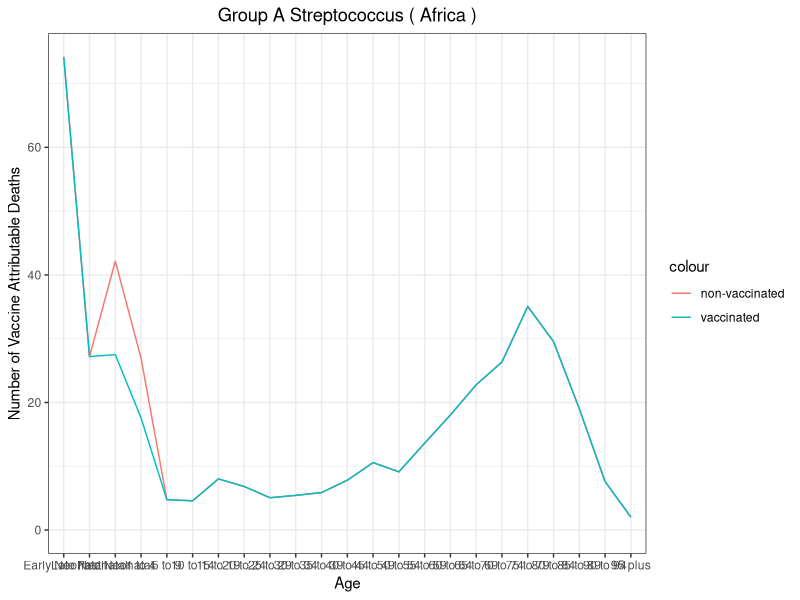
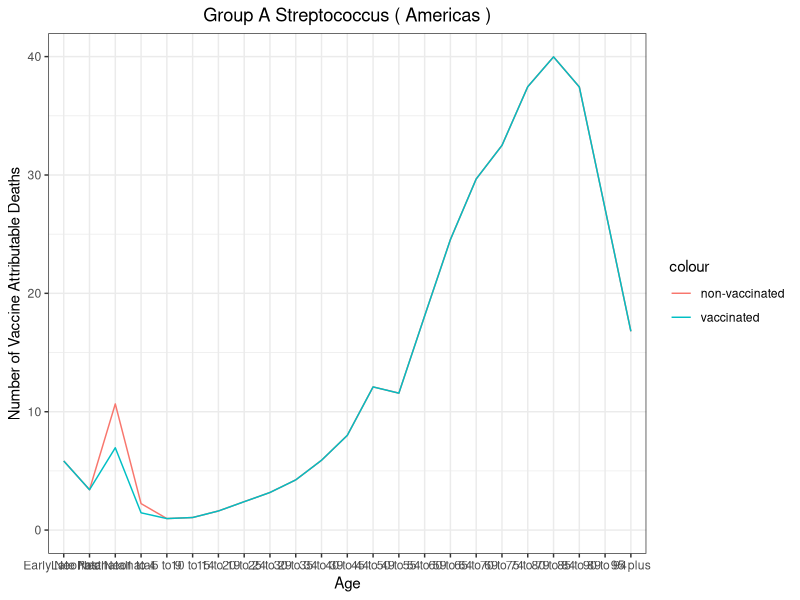
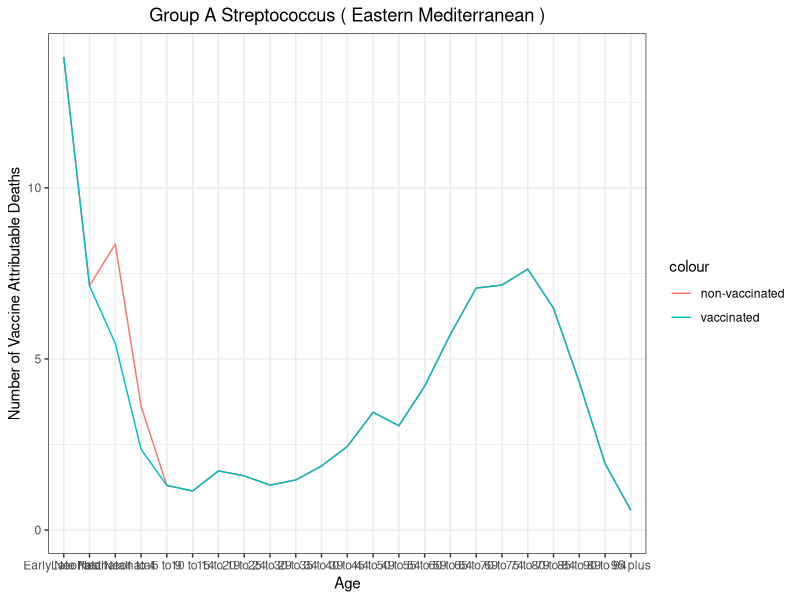
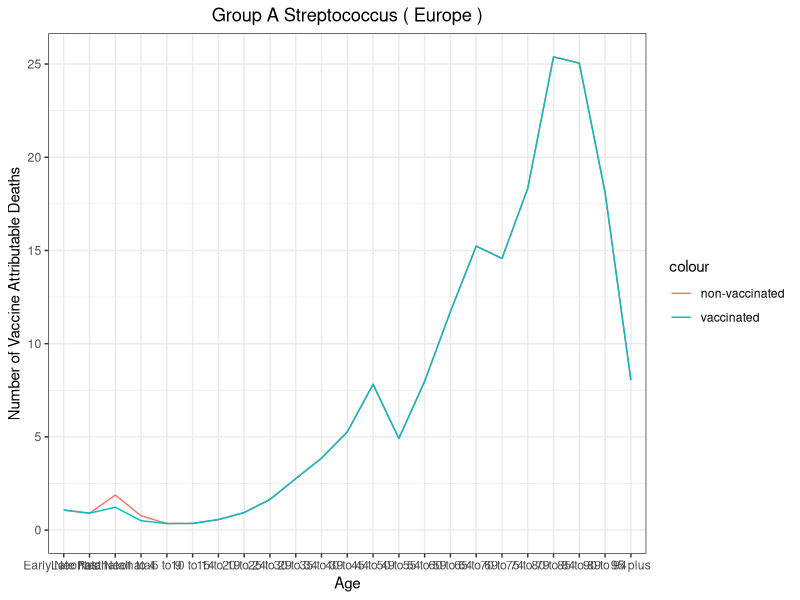
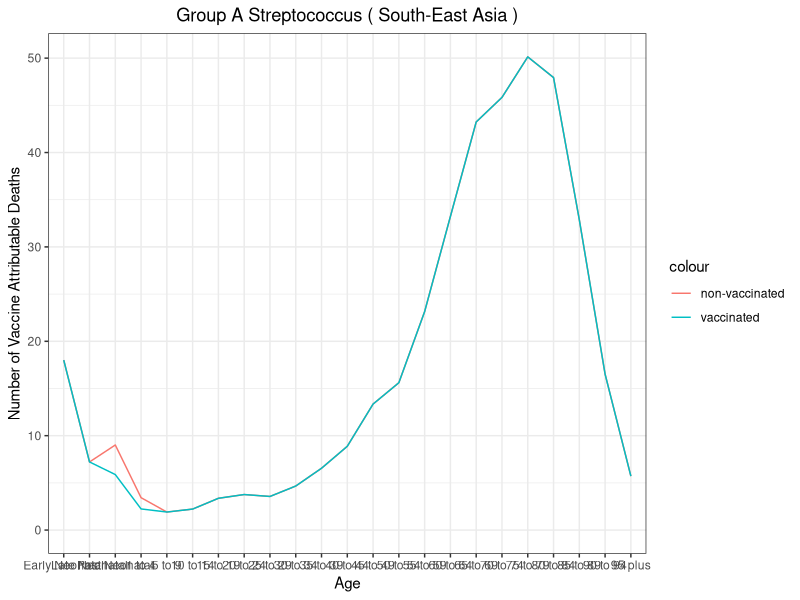
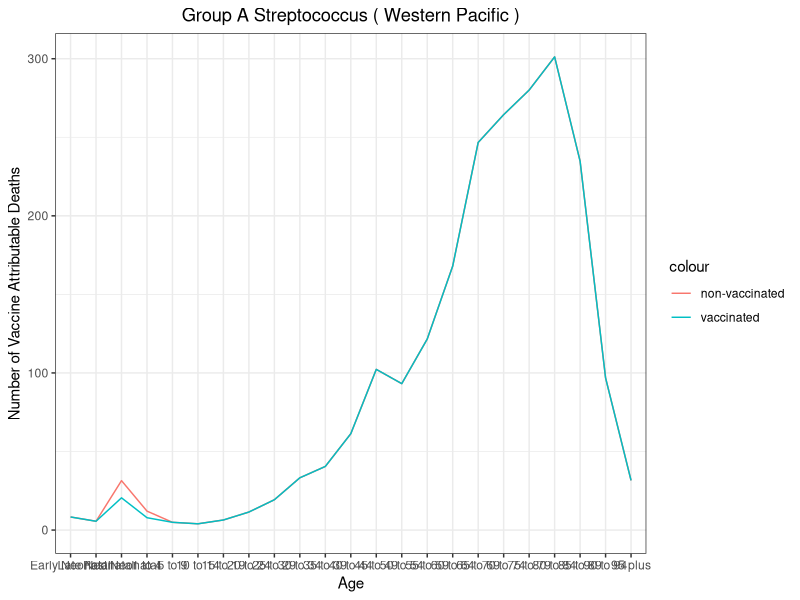
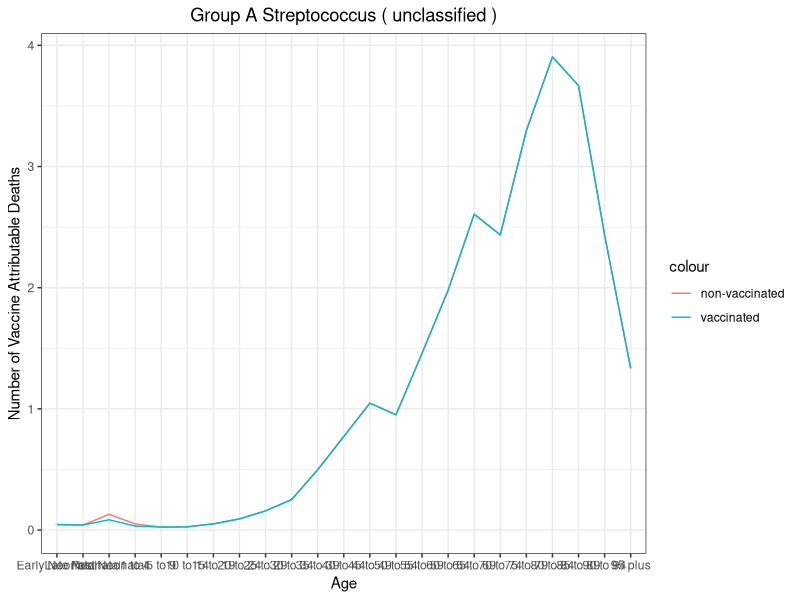

Recreate these plots in R, in order.
# ------------------------------------------------------------------------------
# vaccine impact estimates using IHME AMR burden (Deaths)
# ------------------------------------------------------------------------------
# load libraries
library (readr)
library (readxl)
library (dplyr)
library (ggplot2)
library (reshape2)
library (tidyverse)
library (data.table)

# clear workspace
rm (list = ls ())
# ------------------------------------------------------------------------------
## IHME data on the burden ##
# WHO region: Africa, Americas, Eastern Mediterranean, Europe, South-East Asia, 
#             Western Pacific, Unclassified 
# year: ?
# sex: both
# ------------------------------------------------------------------------------
# Import IME AMR burden

IHME_AMR_burden <- read_excel("IHME AMR burden.xlsx", 
                              col_names = FALSE)

names(IHME_AMR_burden) <- c("WHO_region", "Disease_presentation","Age_group","Pathogen", 
                            "Associated_suscetible_mean","Associated_suscetible_lower",
                            "Associated_suscetible_upper","Associated_resistant_mean", 
                            "Associated_resistant_lower","Associated_resistant_upper",
                            "Attributable_resistance_mean","Attributable_resistance_lower", 
                            "Attributable_resistance_upper")

# Data cleaning
IHME_AMR_burden <- IHME_AMR_burden[-c(1:2),]

IHME_AMR_burden[,5:13] <- lapply(IHME_AMR_burden[,5:13], as.numeric)

IHME_AMR_burden$Age_group <- factor(IHME_AMR_burden$Age_group, 
                                levels=c(as.vector(unlist(IHME_AMR_burden[1:23,"Age_group"]))), order=T)
# ------------------------------------------------------------------------------
# Import WHO vaccine profile
Vaccine_profile <- read_excel("Vaccine profile for IHME burden.xlsx", 
                              sheet = "Vaccine profile assumptions")

Vaccine_profile <- Vaccine_profile[,c(3, 4, 5, 6, 9, 10)]

Vaccine_profile <- Vaccine_profile %>%
  rename("Efficacy" = "Efficacy (%)",
         "Coverage" = "Coverage in target group",
         "Duration" = "Duration of protection (year)", 
         "DiseasePresentation" = "Disease presentation")

Vaccine_profile$Efficacy <- Vaccine_profile$Efficacy * 1/100
Vaccine_profile$Coverage <- Vaccine_profile$Coverage * 1/100

fwrite (x    = Vaccine_profile, 
        file = "Vaccine_profile.csv")
# ------------------------------------------------------------------------------
# Key element vectors

reference <- IHME_AMR_burden %>% count(Pathogen, Disease_presentation)
reference

pathogenlist <- IHME_AMR_burden %>% count(Pathogen)
pathogenlist <- as.vector(unlist(pathogenlist[,"Pathogen"]))

burden <- IHME_AMR_burden %>% count(Disease_presentation)
burden <- as.vector(unlist(burden[,"Disease_presentation"]))

WHO_region <- IHME_AMR_burden %>% count(WHO_region)
WHO_region <- as.vector(unlist(WHO_region[,"WHO_region"]))

burden_type <- names(IHME_AMR_burden)[5:13]
# ------------------------------------------------------------------------------
##"Group A Streptococcus"

Group_A_Streptococcus <- IHME_AMR_burden[IHME_AMR_burden$Pathogen == "Group A Streptococcus",]

Group_A_Streptococcus <- left_join(Group_A_Streptococcus, Vaccine_profile, by=c("Pathogen" = "Pathogen"))

Group_A_Streptococcus <- Group_A_Streptococcus %>% 
  group_by(WHO_region, Pathogen, Efficacy, Coverage, Age_group) %>%
  summarise(sum_Attributable_resistance_mean=sum(Attributable_resistance_mean), .groups = 'drop') 

Group_A_Streptococcus <- Group_A_Streptococcus %>% 
  mutate(v_Attributable_resistance_mean = ifelse(Age_group >= "Post Neonatal" & Age_group < "5 to 9",
                                                 sum_Attributable_resistance_mean * Efficacy * Coverage,
                                                 sum_Attributable_resistance_mean),
        va_Attributable_resistance_mean = v_Attributable_resistance_mean-sum_Attributable_resistance_mean)

burdenplot <- function(region) {
  
y  <- Group_A_Streptococcus[Group_A_Streptococcus$WHO_region == region,] 

ggplot(y, aes(x=Age_group)) +
  geom_line(aes(y=sum_Attributable_resistance_mean, group=1, colour="non-vaccinated")) +
  geom_line(aes(y=v_Attributable_resistance_mean, group=1, colour="vaccinated")) +
  ylab("Number of Vaccine Attributable Deaths") + 
  xlab("Age") +
  ggtitle(paste("Group A Streptococcus","(", region,")")) +
  theme_bw() +
  theme(plot.title = element_text(hjust = 0.5)) +
  expand_limits(y=0)
}

lapply(WHO_region, burdenplot)

Vaccine_averted_burden <- Group_A_Streptococcus %>%
  group_by(WHO_region) %>%
  summarise(averted_burden=sum(sum_Attributable_resistance_mean))

# ------------------------------------------------------------------------------
